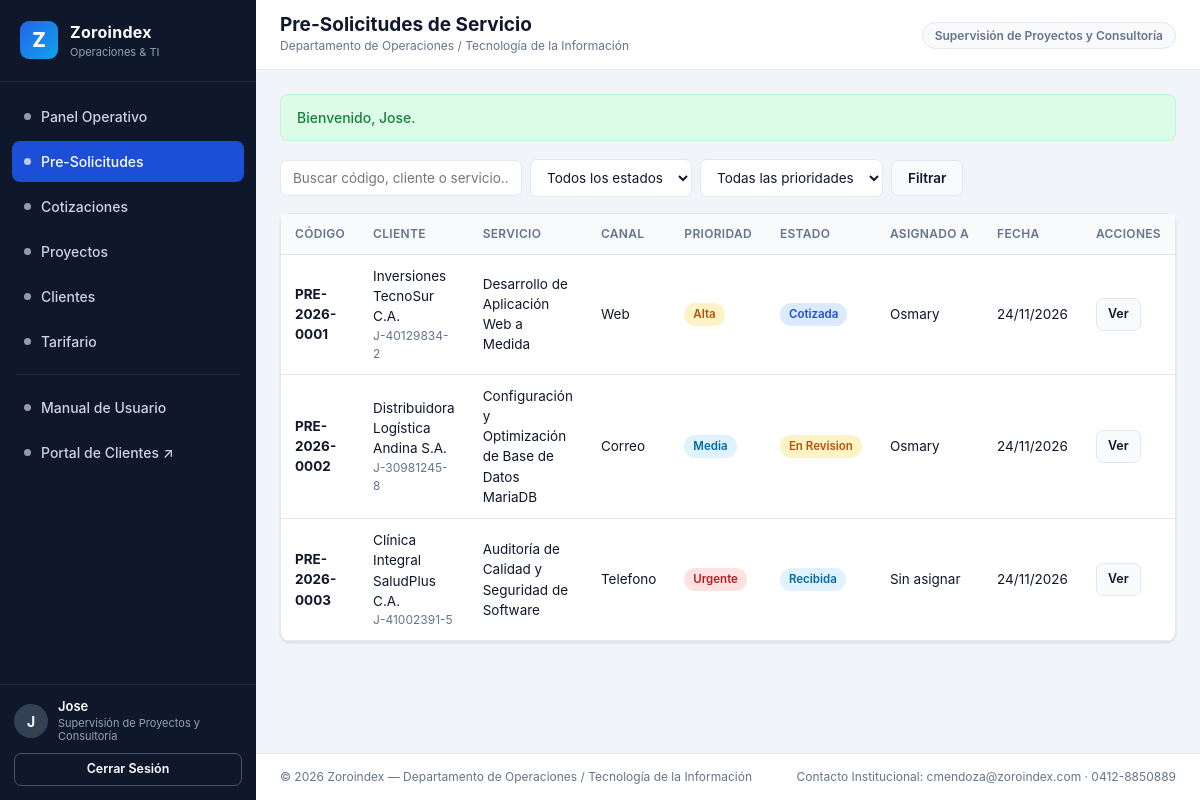
/presolicitudes.php (signed in), run on the app's committed database.
### tables this page shows
CREATE TABLE `presolicitudes` (
  `id` INT UNSIGNED NOT NULL AUTO_INCREMENT,
  `codigo` VARCHAR(30) NOT NULL,
  `cliente_id` INT UNSIGNED NOT NULL,
  `usuario_asignado_id` INT UNSIGNED DEFAULT NULL,
  `canal` ENUM('Web','Telefono','Correo','Presencial') NOT NULL DEFAULT 'Web',
  `tipo_servicio` VARCHAR(120) NOT NULL,
  `prioridad` ENUM('Baja','Media','Alta','Urgente') NOT NULL DEFAULT 'Media',
  `descripcion` TEXT NOT NULL,
  `estado` ENUM('Recibida','En Revision','Cotizada','Aprobada','Rechazada','Cerrada') NOT NULL DEFAULT 'Recibida',
  `observaciones_internas` TEXT DEFAULT NULL,
  `creado_en` DATETIME NOT NULL DEFAULT CURRENT_TIMESTAMP,
  `actualizado_en` DATETIME NOT NULL DEFAULT CURRENT_TIMESTAMP ON UPDATE CURRENT_TIMESTAMP,
  PRIMARY KEY (`id`),
  UNIQUE KEY `uk_presolicitudes_codigo` (`codigo`),
  KEY `idx_presol_cliente` (`cliente_id`),
  KEY `idx_presol_asignado` (`usuario_asignado_id`),
  KEY `idx_presol_estado` (`estado`),
  CONSTRAINT `fk_presol_cliente` FOREIGN KEY (`cliente_id`) REFERENCES `clientes` (`id`) ON UPDATE CASCADE,
  CONSTRAINT `fk_presol_usuario` FOREIGN KEY (`usuario_asignado_id`) REFERENCES `usuarios` (`id`) ON DELETE SET NULL ON UPDATE CASCADE
);

CREATE TABLE `clientes` (
  `id` INT UNSIGNED NOT NULL AUTO_INCREMENT,
  `razon_social` VARCHAR(150) NOT NULL,
  `documento_rif` VARCHAR(30) NOT NULL,
  `contacto_principal` VARCHAR(120) NOT NULL,
  `correo` VARCHAR(120) NOT NULL,
  `telefono` VARCHAR(30) NOT NULL,
  `direccion` VARCHAR(255) DEFAULT NULL,
  `sector` VARCHAR(80) DEFAULT NULL,
  `activo` TINYINT(1) NOT NULL DEFAULT 1,
  `creado_en` DATETIME NOT NULL DEFAULT CURRENT_TIMESTAMP,
  PRIMARY KEY (`id`),
  UNIQUE KEY `uk_clientes_rif` (`documento_rif`),
  KEY `idx_clientes_correo` (`correo`)
);

CREATE TABLE `usuarios` (
  `id` INT UNSIGNED NOT NULL AUTO_INCREMENT,
  `rol_id` INT UNSIGNED NOT NULL,
  `nombre_completo` VARCHAR(120) NOT NULL,
  `usuario` VARCHAR(60) NOT NULL,
  `correo` VARCHAR(120) NOT NULL,
  `telefono` VARCHAR(30) DEFAULT NULL,
  `password_hash` VARCHAR(255) NOT NULL,
  `activo` TINYINT(1) NOT NULL DEFAULT 1,
  `ultimo_acceso` DATETIME DEFAULT NULL,
  `creado_en` DATETIME NOT NULL DEFAULT CURRENT_TIMESTAMP,
  PRIMARY KEY (`id`),
  UNIQUE KEY `uk_usuarios_usuario` (`usuario`),
  UNIQUE KEY `uk_usuarios_correo` (`correo`),
  KEY `idx_usuarios_rol` (`rol_id`),
  CONSTRAINT `fk_usuarios_rol` FOREIGN KEY (`rol_id`) REFERENCES `roles` (`id`) ON UPDATE CASCADE
);

### includes/helpers.php (called while the page is built, shortened)
<?php
function e(?string $value): string
{
    return htmlspecialchars((string)$value, ENT_QUOTES, 'UTF-8');
}
function format_date(?string $date): string
{
    $ts = strtotime($date);
    return $ts ? date('d/m/Y', $ts) : $date;
}
function badge_class(string $status): string
{
    $map = [
        'Recibida'     => 'badge-info',
        'En Revision'  => 'badge-warning',
        'Cotizada'     => 'badge-primary',
        'Borrador'     => 'badge-neutral',
        'Enviada'      => 'badge-info',
        'Aprobada'     => 'badge-success',
        'Rechazada'    => 'badge-danger',
        'Vencida'      => 'badge-neutral',
        'Cerrada'      => 'badge-neutral',
        'Planificado'  => 'badge-neutral',
        'En Ejecucion' => 'badge-primary',
        'En Pruebas'   => 'badge-warning',
        'Entregado'    => 'badge-success',
        'Pausado'      => 'badge-danger',
        'Baja'         => 'badge-neutral',
        'Media'        => 'badge-info',
        'Alta'         => 'badge-warning',
        'Urgente'      => 'badge-danger',
        'Avance'       => 'badge-primary',
        'Calidad'      => 'badge-success',
        'Incidencia'   => 'badge-danger',
        'Entrega'      => 'badge-success',
    ];
    return $map[$status] ?? 'badge-neutral';
}

### presolicitudes.php (the view, shortened to what this page needs)
<?php
require_once __DIR__ . '/includes/layout.php';
$pdo = db();
$q      = trim((string)($_GET['q'] ?? ''));
$sql = 'SELECT p.*, c.razon_social, c.documento_rif, u.nombre_completo AS asignado_nombre
        FROM presolicitudes p
        INNER JOIN clientes c ON c.id = p.cliente_id
        LEFT JOIN usuarios u ON u.id = p.usuario_asignado_id
        WHERE 1=1';
$params = [];
$sql .= ' ORDER BY p.creado_en DESC';
$stmt = $pdo->prepare($sql);
$stmt->execute($params);
$rows = $stmt->fetchAll();
?>
<div class="toolbar">
    <form method="get" action="presolicitudes.php" class="toolbar-filters">
        <input type="text" name="q" value="<?= e($q) ?>" placeholder="Buscar código, cliente o servicio...">
        <select name="estado">
            <option value="">Todos los estados</option>
        </select>
        <select name="prioridad">
            <option value="">Todas las prioridades</option>
        </select>
        <button type="submit" class="btn btn-secondary">Filtrar</button>
    </form>
</div>
<section class="card">
    <div class="table-responsive">
        <table>
            <thead>
                <tr>
                    <th>Código</th>
                    <th>Cliente</th>
                    <th>Servicio</th>
                    <th>Canal</th>
                    <th>Prioridad</th>
                    <th>Estado</th>
                    <th>Asignado a</th>
                    <th>Fecha</th>
                    <th>Acciones</th>
                </tr>
            </thead>
            <tbody>
                <?php if (!$rows): ?>
                    <tr><td colspan="9" class="text-muted">No se encontraron pre-solicitudes con los criterios indicados.</td></tr>
                <?php else: ?>
                    <?php foreach ($rows as $r): ?>
                        <tr>
                            <td><strong><?= e($r['codigo']) ?></strong></td>
                            <td>
                                <div><?= e($r['razon_social']) ?></div>
                                <div class="text-muted" style="font-size:12px;"><?= e($r['documento_rif']) ?></div>
                            </td>
                            <td><?= e($r['tipo_servicio']) ?></td>
                            <td><?= e($r['canal']) ?></td>
                            <td><span class="badge <?= e(badge_class($r['prioridad'])) ?>"><?= e($r['prioridad']) ?></span></td>
                            <td><span class="badge <?= e(badge_class($r['estado'])) ?>"><?= e($r['estado']) ?></span></td>
                            <td><?= e($r['asignado_nombre'] ?? 'Sin asignar') ?></td>
                            <td><?= e(format_date($r['creado_en'])) ?></td>
                            <td>
                                <div class="flex-gap">
                                    <a href="presolicitud_ver.php?id=<?= (int)$r['id'] ?>" class="btn btn-secondary btn-sm">Ver</a>
                                </div>
                            </td>
                        </tr>
                    <?php endforeach; ?>
                <?php endif; ?>
            </tbody>
        </table>
    </div>
</section>

### assets/css/app.css (style rules this page uses)
:root { --bg: #f1f5f9; --surface: #ffffff; --surface-alt: #f8fafc; --border: #e2e8f0; --text: #0f172a; --text-muted: #64748b; --primary: #1d4ed8; --primary-hover: #1e40af; --primary-soft: #dbeafe; --sidebar-bg: #0f172a; --sidebar-text: #cbd5e1; --sidebar-active: #1e293b; --success: #15803d; --success-bg: #dcfce7; --warning: #b45309; --warning-bg: #fef3c7; --danger: #b91c1c; --danger-bg: #fee2e2; --info: #0369a1; --info-bg: #e0f2fe; --radius: 10px; --shadow: 0 1px 3px rgba(15, 23, 42, 0.08), 0 1px 2px rgba(15, 23, 42, 0.04); }
*, *::before, *::after { box-sizing: border-box; }
body { margin: 0; font-family: -apple-system, BlinkMacSystemFont, "Segoe UI", Roboto, "Helvetica Neue", Arial, sans-serif; font-size: 14px; line-height: 1.5; color: var(--text); background: var(--bg); }
a { color: var(--primary); text-decoration: none; }
.card { background: var(--surface); border: 1px solid var(--border); border-radius: var(--radius); box-shadow: var(--shadow); margin-bottom: 20px; }
.table-responsive { width: 100%; overflow-x: auto; }
table { width: 100%; border-collapse: collapse; font-size: 13.5px; }
th, td { padding: 11px 14px; text-align: left; border-bottom: 1px solid var(--border); vertical-align: middle; }
th { background: var(--surface-alt); font-weight: 600; color: var(--text-muted); font-size: 12px; text-transform: uppercase; letter-spacing: 0.3px; white-space: nowrap; }
.badge { display: inline-block; padding: 3px 9px; border-radius: 999px; font-size: 11.5px; font-weight: 600; white-space: nowrap; }
.badge-primary { background: var(--primary-soft); color: var(--primary); }
.badge-warning { background: var(--warning-bg); color: var(--warning); }
.badge-danger { background: var(--danger-bg); color: var(--danger); }
.badge-info { background: var(--info-bg); color: var(--info); }
input[type="text"], input[type="email"], input[type="password"], input[type="number"], input[type="date"], select, textarea { width: 100%; padding: 9px 12px; border: 1px solid var(--border); border-radius: 7px; font-family: inherit; font-size: 13.5px; color: var(--text); background: #fff; transition: border-color 0.15s, box-shadow 0.15s; }
.btn { display: inline-flex; align-items: center; justify-content: center; gap: 6px; padding: 9px 16px; border-radius: 7px; font-family: inherit; font-size: 13.5px; font-weight: 600; border: 1px solid transparent; cursor: pointer; text-decoration: none; transition: background 0.15s, border-color 0.15s; white-space: nowrap; }
.btn-secondary { background: var(--surface-alt); border-color: var(--border); color: var(--text); }
.btn-sm { padding: 6px 11px; font-size: 12.5px; }
.toolbar { display: flex; flex-wrap: wrap; gap: 10px; align-items: center; justify-content: space-between; margin-bottom: 16px; }
.toolbar-filters { display: flex; flex-wrap: wrap; gap: 8px; align-items: center; }
.toolbar-filters input, .toolbar-filters select { width: auto; min-width: 160px; }
.text-muted { color: var(--text-muted); }
.flex-gap { display: flex; gap: 8px; flex-wrap: wrap; align-items: center; }

### data on the page
presolicitudes: codigo "PRE-2026-0001", cliente.razon_social "Inversiones TecnoSur C.A.", cliente.documento_rif "J-40129834-2", tipo_servicio "Desarrollo de Aplicación Web a Medida", canal "Web", prioridad "Alta", estado "Cotizada", usuario_asignado.nombre_completo "Osmary", creado_en "24/11/2026"
presolicitudes: codigo "PRE-2026-0002", cliente.razon_social "Distribuidora Logística Andina S.A.", cliente.documento_rif "J-30981245-8", tipo_servicio "Configuración y Optimización de Base de Datos MariaDB", canal "Correo", prioridad "Media", estado "En Revision", usuario_asignado.nombre_completo "Osmary", creado_en "24/11/2026"
presolicitudes: codigo "PRE-2026-0003", cliente.razon_social "Clínica Integral SaludPlus C.A.", cliente.documento_rif "J-41002391-5", tipo_servicio "Auditoría de Calidad y Seguridad de Software", canal "Telefono", prioridad "Urgente", estado "Recibida", asignado_nombre "Sin asignar", creado_en "24/11/2026"

### other printed values
APP_ORG "Zoroindex"
$item['label'] "Panel Operativo"
$item['label'] "Pre-Solicitudes"
$item['label'] "Cotizaciones"
$item['label'] "Proyectos"
$item['label'] "Clientes"
$item['label'] "Tarifario"
substr($user['nombre_completo'], 0, 1) "J"
$user['nombre_completo'] "Jose"
$user['rol_nombre'] "Supervisión de Proyectos y Consultoría"
$title "Pre-Solicitudes de Servicio"
APP_DEPT "Departamento de Operaciones / Tecnología de la Información"
$flash['message'] "Bienvenido, Jose."
APP_CONTACT_EMAIL "cmendoza@zoroindex.com"
APP_CONTACT_PHONE "0412-8850889"
